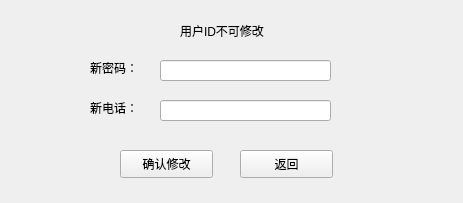
<?xml version="1.0" encoding="UTF-8"?>
<ui version="4.0">
 <class>Form</class>
 <widget class="QWidget" name="Form">
  <property name="geometry">
   <rect>
    <x>0</x>
    <y>0</y>
    <width>463</width>
    <height>203</height>
   </rect>
  </property>
  <property name="windowTitle">
   <string>Form</string>
  </property>
  <widget class="QLineEdit" name="newPsw">
   <property name="geometry">
    <rect>
     <x>160</x>
     <y>60</y>
     <width>171</width>
     <height>21</height>
    </rect>
   </property>
  </widget>
  <widget class="QLineEdit" name="newTel">
   <property name="geometry">
    <rect>
     <x>160</x>
     <y>100</y>
     <width>171</width>
     <height>21</height>
    </rect>
   </property>
  </widget>
  <widget class="QLabel" name="nolabel">
   <property name="geometry">
    <rect>
     <x>180</x>
     <y>20</y>
     <width>121</width>
     <height>21</height>
    </rect>
   </property>
   <property name="text">
    <string>用户ID不可修改</string>
   </property>
  </widget>
  <widget class="QLabel" name="pwdlabel">
   <property name="geometry">
    <rect>
     <x>90</x>
     <y>60</y>
     <width>72</width>
     <height>15</height>
    </rect>
   </property>
   <property name="text">
    <string>新密码：</string>
   </property>
  </widget>
  <widget class="QPushButton" name="modifyButton">
   <property name="geometry">
    <rect>
     <x>120</x>
     <y>150</y>
     <width>93</width>
     <height>28</height>
    </rect>
   </property>
   <property name="text">
    <string>确认修改</string>
   </property>
  </widget>
  <widget class="QLabel" name="pwdlabel_2">
   <property name="geometry">
    <rect>
     <x>90</x>
     <y>100</y>
     <width>72</width>
     <height>15</height>
    </rect>
   </property>
   <property name="text">
    <string>新电话：</string>
   </property>
  </widget>
  <widget class="QPushButton" name="returnButton">
   <property name="geometry">
    <rect>
     <x>240</x>
     <y>150</y>
     <width>93</width>
     <height>28</height>
    </rect>
   </property>
   <property name="text">
    <string>返回</string>
   </property>
  </widget>
 </widget>
 <resources/>
 <connections/>
</ui>
